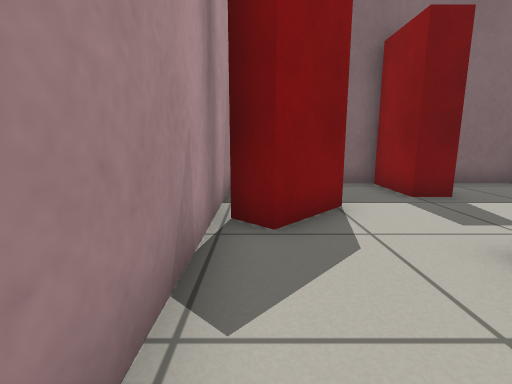
[1] (above)

14 first-person views from a walk through a Gazebo world. The camera is 0.59 m above the floor, tilts 10° down and sees 85° across. The floor is counted in squares, 0.5 m on a side. Each view is taken from the middle of a square. On the plan, view 1 faces up. The plan holds only what a view shows up to about 12 squares ahead; the rest is blank.

[2]
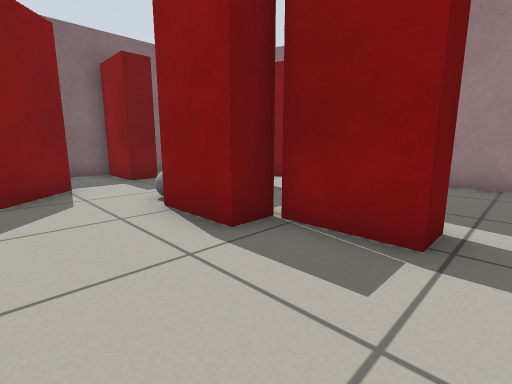

[3]
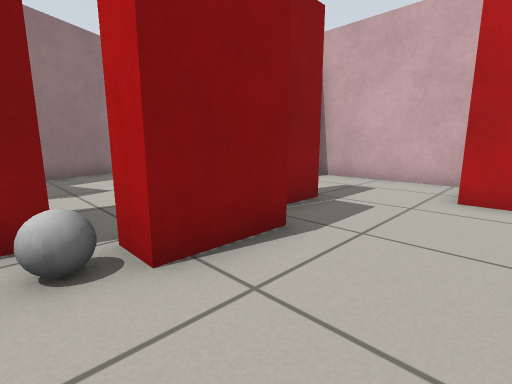

[4]
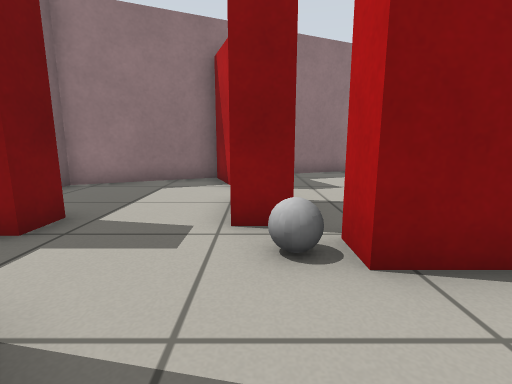

[5]
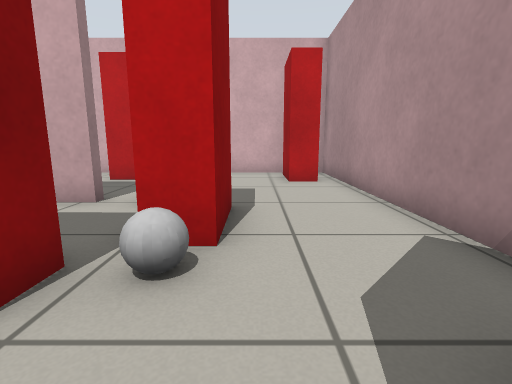

[6]
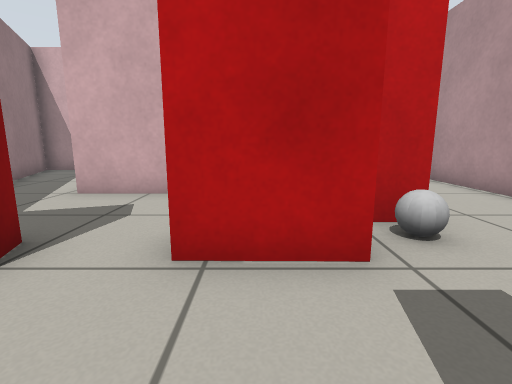

[7]
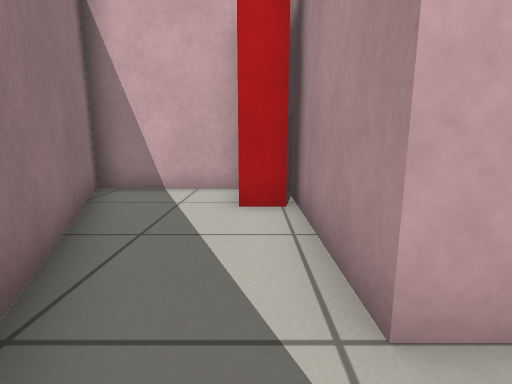

[8]
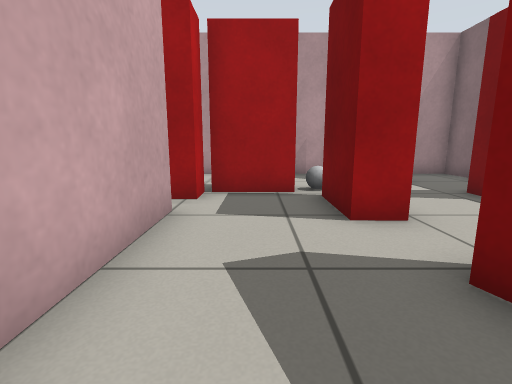

[9]
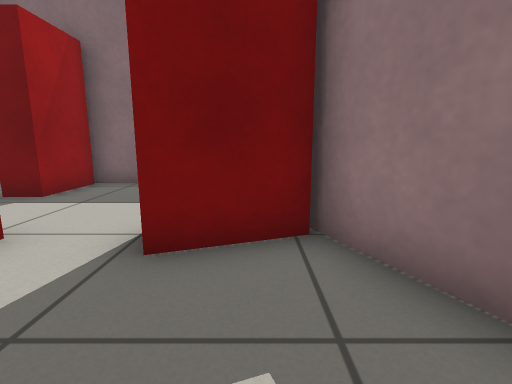

[10]
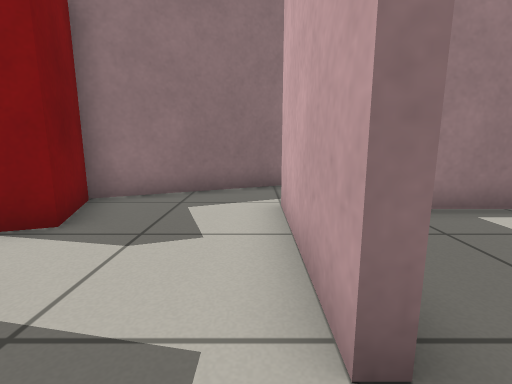

[11]
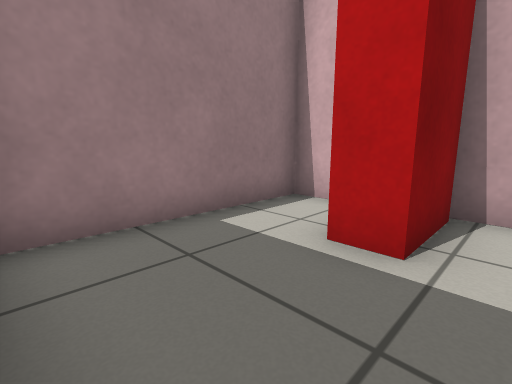

[12]
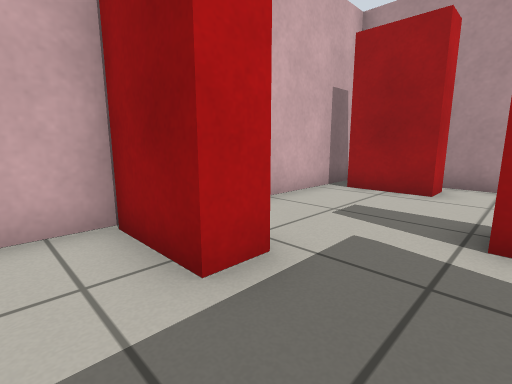

[13]
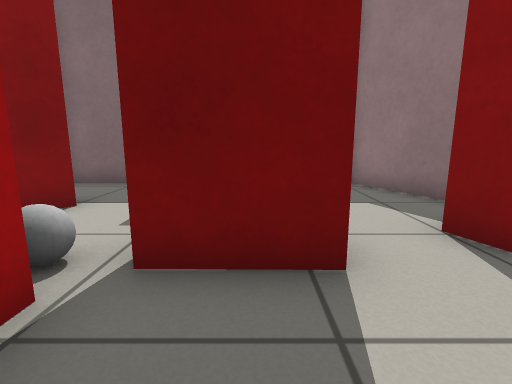

[14]
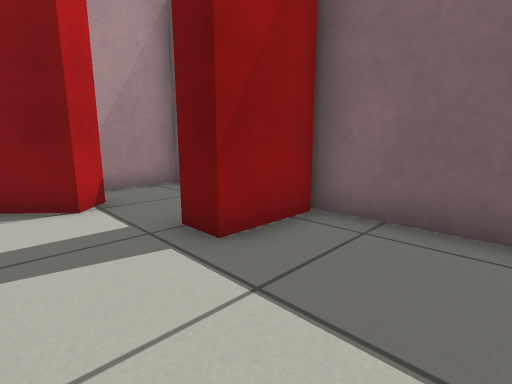

### Floor plan
Points are (right, up) in squares from view 1. A wall is a line through its corners. A room is listed if a view was taken in it or the views show most of it. See-through windows are left out.
Room 1 (views 1, 2, 3, 4, 5, 6, 7, 8, 9, 10, 11, 12, 13, 14)
walls: (5.2, -0.9) (5.2, -0.5) (9.2, -0.5) (9.2, -6.2); (10.4, -6.2) (14.2, -6.2) (7.8, 8.2) (-0.7, 8.2) (-0.7, -6.2) (8.9, -6.2) (8.9, -1)
objects: red box (0, -5) to (1, -4); red box (0, 4) to (1, 5); red box (3, -2) to (4, -1); red box (3, 0) to (3, 1); grey ball (3, 2) to (3, 3); red box (4, 3) to (6, 3); red box (4, 6) to (4, 7); red box (6, -5) to (6, -4); red box (8, 3) to (9, 4); red box (10, -5) to (10, -4)

Where each view was taken, in squares from view 1:
view 1: 0 up, 0 right, facing up
view 2: 3 down, 0 right, facing up-right
view 3: 3 up, 0 right, facing down-right
view 4: 3 up, 0 right, facing right
view 5: 5 up, 2 right, facing down
view 6: 6 up, 5 right, facing down
view 7: 1 up, 10 right, facing down
view 8: 1 up, 10 right, facing left
view 9: 0 up, 9 right, facing up
view 10: 0 up, 4 right, facing right
view 11: 1 down, 5 right, facing down-right
view 12: 2 down, 8 right, facing down-left
view 13: 0 up, 5 right, facing up
view 14: 4 up, 7 right, facing up-left
